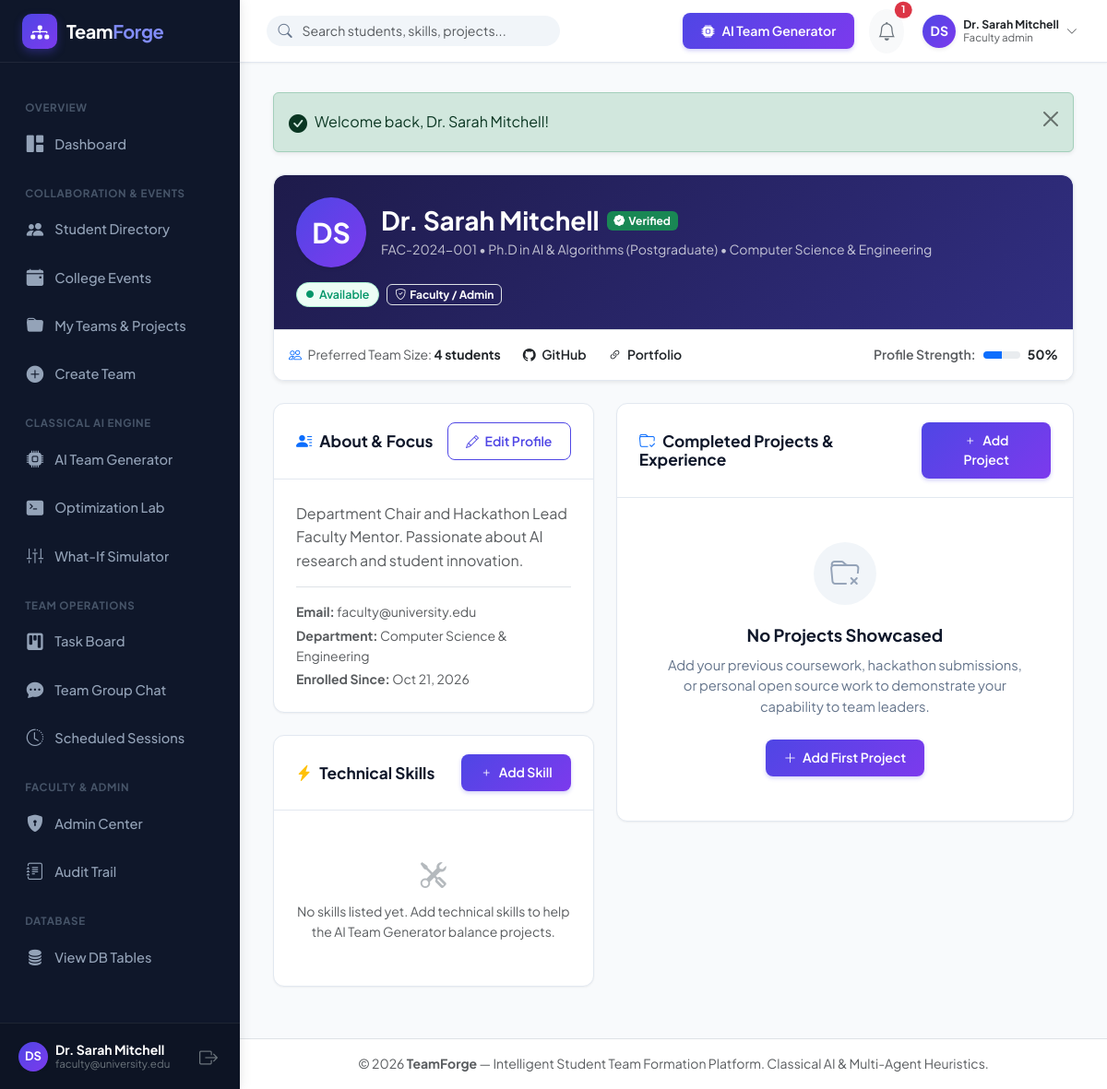
The app's page /profile.php (signed in) with its own data.
### tables this page shows
CREATE TABLE `users` (
  `id` INT UNSIGNED AUTO_INCREMENT PRIMARY KEY,
  `full_name` VARCHAR(120) NOT NULL,
  `email` VARCHAR(150) NOT NULL UNIQUE,
  `password_hash` VARCHAR(255) NOT NULL,
  `role` ENUM('student', 'team_leader', 'faculty_admin') NOT NULL DEFAULT 'student',
  `avatar_url` VARCHAR(255) DEFAULT NULL,
  `student_id_number` VARCHAR(50) DEFAULT NULL,
  `department` VARCHAR(100) DEFAULT 'Computer Science & Engineering',
  `degree` VARCHAR(50) DEFAULT 'B.Tech / B.E.',
  `academic_year` ENUM('1st Year', '2nd Year', '3rd Year', '4th Year', 'Postgraduate') DEFAULT '3rd Year',
  `availability_status` ENUM('available', 'busy', 'in_team') DEFAULT 'available',
  `preferred_team_size` TINYINT UNSIGNED DEFAULT 4,
  `bio` TEXT DEFAULT NULL,
  `portfolio_url` VARCHAR(255) DEFAULT NULL,
  `github_url` VARCHAR(255) DEFAULT NULL,
  `is_verified` TINYINT(1) DEFAULT 0,
  `created_at` TIMESTAMP DEFAULT CURRENT_TIMESTAMP,
  `updated_at` TIMESTAMP DEFAULT CURRENT_TIMESTAMP ON UPDATE CURRENT_TIMESTAMP,
  INDEX `idx_users_role` (`role`),
  INDEX `idx_users_dept_year` (`department`, `academic_year`),
  INDEX `idx_users_availability` (`availability_status`)
);

### profile.php (the view, shortened to what the rows shown need)
<?php
require_once __DIR__ . '/includes/helpers.php';
require_once __DIR__ . '/includes/auth.php';
$currentUser = currentUser();
$db = getDB();
$viewId = isset($_GET['id']) ? (int)$_GET['id'] : $currentUser['id'];
$stmt = $db->prepare("SELECT * FROM users WHERE id = ? LIMIT 1");
$stmt->execute([$viewId]);
$profileUser = $stmt->fetch();
include __DIR__ . '/includes/header.php';
?>
<div class="container-fluid px-0">
    <div class="card-tf shadow-sm mb-4">
        <div class="p-4" style="background: linear-gradient(135deg, #1e1b4b 0%, #312e81 100%); color: white; border-radius: 12px 12px 0 0;">
            <div class="d-flex flex-wrap align-items-center justify-content-between gap-3">
                <div class="d-flex align-items-center gap-3">
                    <div>
                        <div class="d-flex align-items-center gap-2 mb-1">
                            <h3 class="fw-bold mb-0 text-white"><?= e($profileUser['full_name']) ?></h3>
                            <?php if ($profileUser['is_verified']): ?>
                                <span class="badge bg-success" title="Verified College Student"><i class="bi bi-patch-check-fill me-1"></i>Verified</span>
                            <?php endif; ?>
                        </div>
                        <div class="text-light opacity-75 small">
                            <span><?= e($profileUser['student_id_number'] ?? 'Student') ?></span> &bull;
                            <span><?= e($profileUser['degree']) ?> (<?= e($profileUser['academic_year']) ?>)</span> &bull;
                            <span><?= e($profileUser['department']) ?></span>
                        </div>
                    </div>
                </div>
                <div class="d-flex align-items-center gap-2">
                    <span class="status-pill status-<?= e($profileUser['availability_status']) ?>">
                        <i class="bi bi-circle-fill" style="font-size: 8px;"></i>
                        <?= ucfirst(str_replace('_', ' ', $profileUser['availability_status'])) ?>
                    </span>
                    <?= getRoleBadge($profileUser['role']) ?>
                </div>
            </div>
        </div>
        <div class="p-3 bg-white d-flex flex-wrap align-items-center justify-content-between gap-3 border-top">
            <div class="d-flex align-items-center gap-4 text-muted small">
                <div><i class="bi bi-people me-1 text-primary"></i> Preferred Team Size: <strong class="text-dark"><?= (int)$profileUser['preferred_team_size'] ?> students</strong></div>
            </div>
        </div>
    </div>
    <div class="row g-4">
        <div class="col-lg-5">
            <div class="card-tf mb-4">
                <div class="card-tf-body">
                    <p class="text-muted mb-3" style="line-height: 1.6;">
                        <?= !empty($profileUser['bio']) ? nl2br(e($profileUser['bio'])) : '<em>No personal biography provided yet.</em>' ?>
                    </p>
                    <div class="border-top pt-3 text-muted small">
                        <div class="mb-1"><strong>Email:</strong> <?= e($profileUser['email']) ?></div>
                        <div class="mb-1"><strong>Department:</strong> <?= e($profileUser['department']) ?></div>
                        <div><strong>Enrolled Since:</strong> <?= formatDate($profileUser['created_at']) ?></div>
                    </div>
                </div>
            </div>
        </div>
    </div>
</div>
<?php include __DIR__ . '/includes/footer.php'; ?>

### includes/sidebar.php (shortened to what the rows shown need)
<?php
$currentUser = currentUser();
$currentScript = basename($_SERVER['PHP_SELF']);
$currentDir = basename(dirname($_SERVER['PHP_SELF']));
function isActiveLink(string $targetScript, ?string $targetDir = null): string {
    return '';
}
?>
<aside class="app-sidebar">
    <div class="sidebar-header">
        <a href="<?= BASE_URL ?>/dashboard.php" class="sidebar-brand">
            <div class="brand-icon">
                <i class="bi bi-diagram-3-fill"></i>
            </div>
            <div>
                <span>Team<span style="color:#818cf8;">Forge</span></span>
            </div>
        </a>
    </div>
    <div class="sidebar-menu">
        <div class="menu-category">Overview</div>
        <a href="<?= BASE_URL ?>/dashboard.php" class="nav-link-custom <?= isActiveLink('dashboard.php') ?>">
            <i class="bi bi-grid-1x2-fill"></i>
            <span>Dashboard</span>
        </a>
        <div class="menu-category">Collaboration & Events</div>
        <a href="<?= BASE_URL ?>/students/index.php" class="nav-link-custom <?= isActiveLink('index.php', 'students') ?>">
            <i class="bi bi-people-fill"></i>
            <span>Student Directory</span>
        </a>
        <a href="<?= BASE_URL ?>/events/index.php" class="nav-link-custom <?= isActiveLink('index.php', 'events') ?>">
            <i class="bi bi-calendar-event-fill"></i>
            <span>College Events</span>
        </a>
        <a href="<?= BASE_URL ?>/teams/my_teams.php" class="nav-link-custom <?= isActiveLink('my_teams.php', 'teams') ?>">
            <i class="bi bi-folder-fill"></i>
            <span>My Teams & Projects</span>
        </a>
        <a href="<?= BASE_URL ?>/teams/create.php" class="nav-link-custom <?= isActiveLink('create.php', 'teams') ?>">
            <i class="bi bi-plus-circle-fill"></i>
            <span>Create Team</span>
        </a>
        <div class="menu-category">Classical AI Engine</div>
        <a href="<?= BASE_URL ?>/ai/generator.php" class="nav-link-custom <?= isActiveLink('generator.php', 'ai') ?>">
            <i class="bi bi-cpu-fill"></i>
            <span>AI Team Generator</span>
        </a>
        <a href="<?= BASE_URL ?>/ai/optimization_lab.php" class="nav-link-custom <?= isActiveLink('optimization_lab.php', 'ai') ?>">
            <i class="bi bi-terminal-fill"></i>
            <span>Optimization Lab</span>
        </a>
        <a href="<?= BASE_URL ?>/ai/simulator.php" class="nav-link-custom <?= isActiveLink('simulator.php', 'ai') ?>">
            <i class="bi bi-sliders2-vertical"></i>
            <span>What-If Simulator</span>
        </a>
        <div class="menu-category">Team Operations</div>
        <a href="<?= BASE_URL ?>/tasks/index.php" class="nav-link-custom <?= isActiveLink('index.php', 'tasks') ?>">
            <i class="bi bi-kanban-fill"></i>
            <span>Task Board</span>
        </a>
        <a href="<?= BASE_URL ?>/chat/index.php" class="nav-link-custom <?= isActiveLink('index.php', 'chat') ?>">
            <i class="bi bi-chat-dots-fill"></i>
            <span>Team Group Chat</span>
        </a>
        <a href="<?= BASE_URL ?>/sessions/index.php" class="nav-link-custom <?= isActiveLink('index.php', 'sessions') ?>">
            <i class="bi bi-clock-history"></i>
            <span>Scheduled Sessions</span>
        </a>
        <?php if ($currentUser && $currentUser['role'] === ROLE_FACULTY_ADMIN): ?>
        <div class="menu-category">Faculty & Admin</div>
        <a href="<?= BASE_URL ?>/admin/index.php" class="nav-link-custom <?= isActiveLink('index.php', 'admin') ?>">
            <i class="bi bi-shield-lock-fill"></i>
            <span>Admin Center</span>
        </a>
        <a href="<?= BASE_URL ?>/admin/audit_logs.php" class="nav-link-custom <?= isActiveLink('audit_logs.php', 'admin') ?>">
            <i class="bi bi-journal-text"></i>
            <span>Audit Trail</span>
        </a>
        <?php endif; ?>
        <div class="menu-category">Database</div>
        <a href="<?= BASE_URL ?>/database/view_tables.php" target="_blank" class="nav-link-custom <?= isActiveLink('view_tables.php', 'database') ?>">
            <i class="bi bi-database-fill"></i>
            <span>View DB Tables</span>
        </a>
    </div>
    <div class="sidebar-footer">
        <div class="d-flex align-items-center justify-content-between">
            <div class="d-flex align-items-center gap-2 overflow-hidden">
                <?= getAvatar($currentUser, 32) ?>
                <div class="text-truncate" style="line-height:1.2;">
                    <div class="text-white small fw-bold text-truncate"><?= e($currentUser['full_name']) ?></div>
                    <div class="text-secondary text-truncate" style="font-size:0.72rem;"><?= e($currentUser['email']) ?></div>
                </div>
            </div>
            <a href="<?= BASE_URL ?>/logout.php" class="text-secondary hover-white p-1" title="Sign Out">
                <i class="bi bi-box-arrow-right fs-5"></i>
            </a>
        </div>
    </div>
</aside>

### includes/helpers.php (shortened to what the rows shown need)
<?php
function e(?string $string): string {
    return htmlspecialchars($string ?? '', ENT_QUOTES, 'UTF-8');
}
function getFlashes(): array {
    $flashes = $_SESSION['flash_messages'] ?? [];
    return $flashes;
}
function renderFlashes(): string {
    $flashes = getFlashes();
    $html = '<div class="flash-container mb-4">';
    foreach ($flashes as $f) {
        $alertClass = match($f['type']) {
            'success' => 'alert-success',
            'error', 'danger' => 'alert-danger',
            'warning' => 'alert-warning',
            default => 'alert-info'
        };
        $icon = match($f['type']) {
            'success' => 'bi-check-circle-fill',
            'error', 'danger' => 'bi-exclamation-octagon-fill',
            'warning' => 'bi-exclamation-triangle-fill',
            default => 'bi-info-circle-fill'
        };
        $html .= '<div class="alert ' . $alertClass . ' alert-dismissible fade show d-flex align-items-center shadow-sm" role="alert">';
        $html .= '<i class="bi ' . $icon . ' me-2 fs-5"></i>';
        $html .= '<div>' . e($f['message']) . '</div>';
        $html .= '<button type="button" class="btn-close" data-bs-dismiss="alert" aria-label="Close"></button>';
        $html .= '</div>';
    }
    $html .= '</div>';
    return $html;
}
function formatDate(?string $dateStr, string $format = 'M d, Y'): string {
    return date($format, strtotime($dateStr));
}
function getAvatar(array $user, int $size = 40): string {
    $words = explode(' ', trim($user['full_name'] ?? 'User'));
    $initials = '';
    foreach (array_slice($words, 0, 2) as $w) {
        $initials .= strtoupper(substr($w, 0, 1));
    }
    return '<div class="avatar-initials rounded-circle d-inline-flex align-items-center justify-content-center text-white fw-bold shadow-sm" style="width:' . $size . 'px; height:' . $size . 'px; font-size:' . round($size * 0.4) . 'px; background: linear-gradient(135deg, #4f46e5 0%, #7c3aed 100%);">' . e($initials) . '</div>';
}
function getRoleBadge(string $role): string {
    return match($role) {
        ROLE_FACULTY_ADMIN => '<span class="badge bg-purple-subtle text-purple border border-purple-subtle"><i class="bi bi-shield-check me-1"></i>Faculty / Admin</span>',
        ROLE_TEAM_LEADER => '<span class="badge bg-primary-subtle text-primary border border-primary-subtle"><i class="bi bi-award-fill me-1"></i>Team Leader</span>',
        default => '<span class="badge bg-secondary-subtle text-secondary border border-secondary-subtle"><i class="bi bi-person-fill me-1"></i>Student</span>'
    };
}

### includes/navbar.php (shortened to what the rows shown need)
<?php
$currentUser = currentUser();
$unreadCount = $currentUser ? getUnreadNotificationCount($currentUser['id']) : 0;
?>
<header class="app-topbar">
    <div class="d-flex align-items-center gap-3">
        <div class="topbar-search d-none d-md-block">
            <i class="bi bi-search search-icon"></i>
            <form action="<?= BASE_URL ?>/students/index.php" method="GET">
                <input type="text" name="q" class="form-control" placeholder="Search students, skills, projects...">
            </form>
        </div>
    </div>
    <div class="d-flex align-items-center gap-3">
        <a href="<?= BASE_URL ?>/ai/generator.php" class="btn btn-sm btn-tf-primary d-none d-sm-inline-flex align-items-center gap-2">
            <i class="bi bi-cpu-fill"></i>
            <span>AI Team Generator</span>
        </a>
        <div class="dropdown">
            <button class="btn btn-sm btn-light position-relative p-2 rounded-circle" type="button" data-bs-toggle="dropdown" aria-expanded="false" title="Notifications">
                <i class="bi bi-bell fs-5 text-secondary"></i>
                <?php if ($unreadCount > 0): ?>
                    <span class="position-absolute top-0 start-100 translate-middle badge rounded-pill bg-danger" style="font-size:0.68rem;">
                        <?= $unreadCount ?>
                    </span>
                <?php endif; ?>
            </button>
        </div>
        <div class="dropdown">
            <button class="btn btn-sm p-1 d-flex align-items-center gap-2 border-0 bg-transparent" type="button" data-bs-toggle="dropdown" aria-expanded="false">
                <?= getAvatar($currentUser, 36) ?>
                <div class="text-start d-none d-md-block" style="line-height: 1.2;">
                    <div class="fw-bold small text-dark"><?= e($currentUser['full_name']) ?></div>
                    <div class="text-muted" style="font-size: 0.72rem;"><?= ucfirst(str_replace('_', ' ', $currentUser['role'])) ?></div>
                </div>
                <i class="bi bi-chevron-down text-muted small d-none d-md-inline"></i>
            </button>
        </div>
    </div>
</header>

### records on screen
users: full_name "Dr. Sarah Mitchell", email "faculty@university.edu", id "1", role "Faculty admin", student_id_number "FAC-2024-001", degree "Ph.D in AI & Algorithms", academic_year "Postgraduate", department "Computer Science & Engineering", availability_status "Available", role "Faculty / Admin", preferred_team_size "4", bio "Department Chair and Hackathon Lead Faculty Mentor. Passionate about AI research and student innovation.", created_at "Oct 21, 2026"

### other values on screen
$initials "DS DS DS"
$f['message'] "Welcome back, Dr. Sarah Mitchell!"
$completionScore "50"
APP_NAME "TeamForge"
